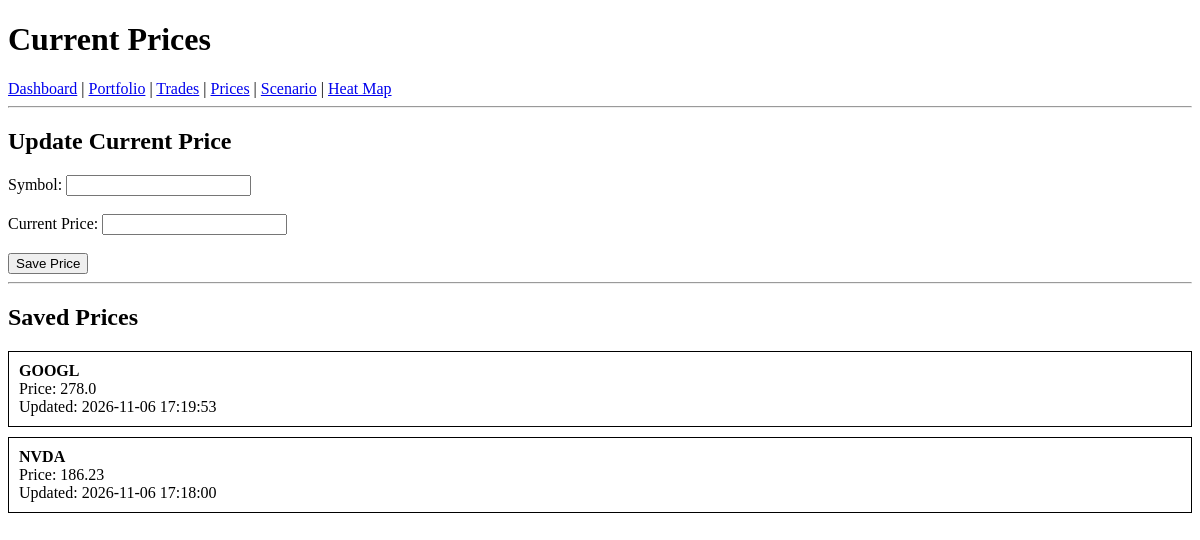
/prices, run on an earlier commit of the app's database.
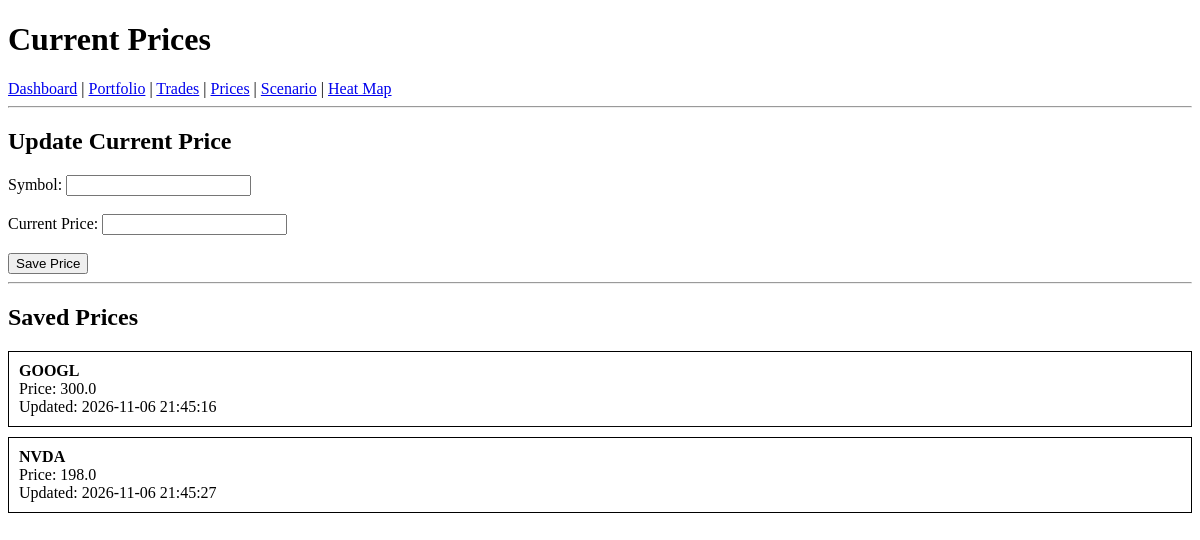
And on a later commit of the database.
### tables this page shows
CREATE TABLE current_prices
(
    symbol TEXT PRIMARY KEY,

    price REAL,

    last_updated TEXT
);

### app.py (the view)
@app.route("/prices", methods=["GET", "POST"])
def prices():
    if request.method == "POST":
        save_price(
            request.form.get("symbol"),
            request.form.get("price")
        )
    return render_template(
        "prices.html",
        prices=get_all_prices()
    )

### database/price_db.py (called while the page is built)
def get_all_prices():
    conn = sqlite3.connect("database/trades.db")
    cursor = conn.cursor()
    cursor.execute("""
        SELECT
            symbol,
            price,
            last_updated
        FROM current_prices
        ORDER BY symbol
    """)
    rows = cursor.fetchall()
    conn.close()
    return rows

### templates/prices.html (shortened to what this page needs)
<!DOCTYPE html>
<html>
<head>
</head>
<body>
<h1>Current Prices</h1>
<a href="/">Dashboard</a> |
<a href="/portfolio">Portfolio</a> |
<a href="/trades">Trades</a> |
<a href="/prices">Prices</a> |
<a href="/scenario">Scenario</a> |
<a href="/heatmap">Heat Map</a>
<hr>
<h2>Update Current Price</h2>
<form method="POST">
<label>Symbol:</label>
<input type="text" name="symbol" required>
<br><br>
<label>Current Price:</label>
<input type="number" step="0.01" name="price" required>
<br><br>
<button type="submit">
Save Price
</button>
</form>
<hr>
<h2>Saved Prices</h2>
{% for row in prices %}
<div style="border:1px solid black;padding:10px;margin-bottom:10px;">
<strong>{{ row[0] }}</strong>
<br>
Price: {{ row[1] }}
<br>
Updated: {{ row[2] }}
</div>
{% endfor %}
</body>
</html>

What changed in the data, as far as the page shows it:
changed current_prices "GOOGL": price "278.0" → "300.0"; last_updated "2026-11-06 17:19:53" → "2026-11-06 21:45:16"
changed current_prices "NVDA": price "186.23" → "198.0"; last_updated "2026-11-06 17:18:00" → "2026-11-06 21:45:27"
